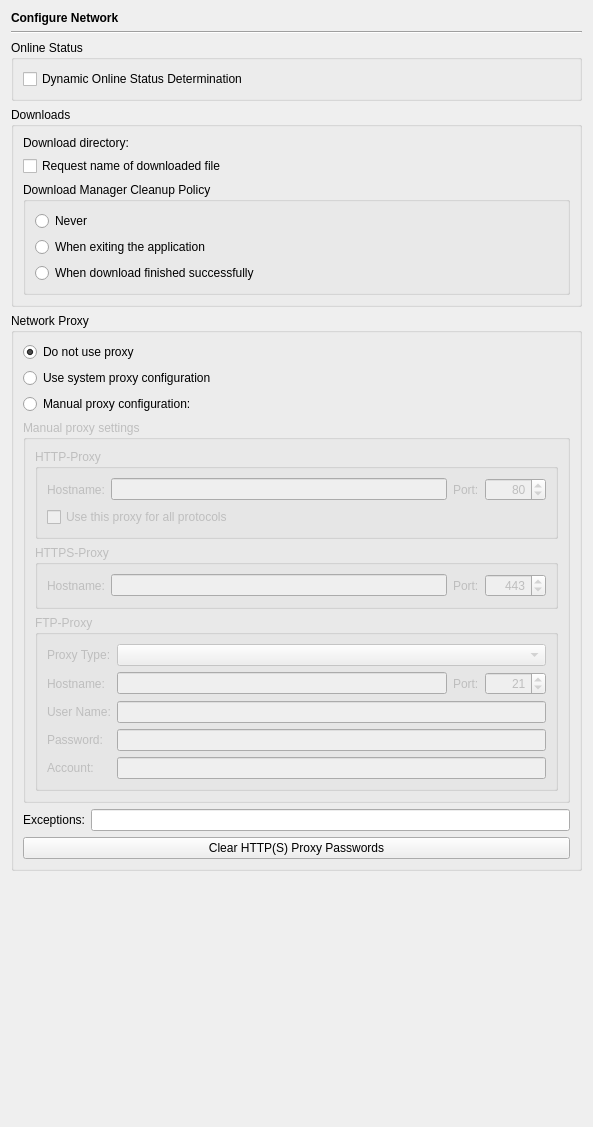
<?xml version="1.0" encoding="UTF-8"?>
<ui version="4.0">
 <class>NetworkPage</class>
 <widget class="QWidget" name="NetworkPage">
  <property name="geometry">
   <rect>
    <x>0</x>
    <y>0</y>
    <width>591</width>
    <height>1127</height>
   </rect>
  </property>
  <layout class="QVBoxLayout" name="verticalLayout_6">
   <item>
    <widget class="QLabel" name="headerLabel">
     <property name="text">
      <string>&lt;b&gt;Configure Network&lt;/b&gt;</string>
     </property>
    </widget>
   </item>
   <item>
    <widget class="Line" name="line9_3">
     <property name="frameShape">
      <enum>QFrame::HLine</enum>
     </property>
     <property name="frameShadow">
      <enum>QFrame::Sunken</enum>
     </property>
     <property name="orientation">
      <enum>Qt::Horizontal</enum>
     </property>
    </widget>
   </item>
   <item>
    <widget class="QGroupBox" name="groupBox_3">
     <property name="title">
      <string>Online Status</string>
     </property>
     <layout class="QVBoxLayout" name="verticalLayout_5">
      <item>
       <widget class="QCheckBox" name="dynamicOnlineCheckBox">
        <property name="toolTip">
         <string>Select to determine the online status dynamically (assume online if unchecked)</string>
        </property>
        <property name="text">
         <string>Dynamic Online Status Determination</string>
        </property>
       </widget>
      </item>
     </layout>
    </widget>
   </item>
   <item>
    <widget class="QGroupBox" name="groupBox_2">
     <property name="title">
      <string>Downloads</string>
     </property>
     <layout class="QVBoxLayout" name="verticalLayout_3">
      <item>
       <layout class="QHBoxLayout" name="horizontalLayout">
        <item>
         <widget class="QLabel" name="label_6">
          <property name="text">
           <string>Download directory:</string>
          </property>
         </widget>
        </item>
        <item>
         <widget class="E5PathPicker" name="downloadDirPicker" native="true">
          <property name="sizePolicy">
           <sizepolicy hsizetype="Expanding" vsizetype="Preferred">
            <horstretch>0</horstretch>
            <verstretch>0</verstretch>
           </sizepolicy>
          </property>
          <property name="focusPolicy">
           <enum>Qt::StrongFocus</enum>
          </property>
          <property name="toolTip">
           <string>Enter the download directory (leave empty to use the default location)</string>
          </property>
         </widget>
        </item>
       </layout>
      </item>
      <item>
       <widget class="QCheckBox" name="requestFilenameCheckBox">
        <property name="toolTip">
         <string>Select to ask the user for a download filename</string>
        </property>
        <property name="text">
         <string>Request name of downloaded file</string>
        </property>
       </widget>
      </item>
      <item>
       <widget class="QGroupBox" name="cleanupGroup">
        <property name="title">
         <string>Download Manager Cleanup Policy</string>
        </property>
        <layout class="QVBoxLayout" name="verticalLayout_2">
         <item>
          <widget class="QRadioButton" name="cleanupNeverButton">
           <property name="toolTip">
            <string>Select to never cleanup automatically</string>
           </property>
           <property name="text">
            <string>Never</string>
           </property>
          </widget>
         </item>
         <item>
          <widget class="QRadioButton" name="cleanupExitButton">
           <property name="toolTip">
            <string>Select to cleanup upon exiting</string>
           </property>
           <property name="text">
            <string>When exiting the application</string>
           </property>
          </widget>
         </item>
         <item>
          <widget class="QRadioButton" name="cleanupSuccessfulButton">
           <property name="toolTip">
            <string>Select to cleanup after a successful download</string>
           </property>
           <property name="text">
            <string>When download finished successfully</string>
           </property>
          </widget>
         </item>
        </layout>
       </widget>
      </item>
     </layout>
    </widget>
   </item>
   <item>
    <widget class="QGroupBox" name="proxyGroup">
     <property name="toolTip">
      <string>Select to use a web proxy</string>
     </property>
     <property name="title">
      <string>Network Proxy</string>
     </property>
     <property name="checkable">
      <bool>false</bool>
     </property>
     <property name="checked">
      <bool>false</bool>
     </property>
     <layout class="QVBoxLayout" name="verticalLayout_4">
      <item>
       <widget class="QRadioButton" name="noProxyButton">
        <property name="toolTip">
         <string>Select to not use a network proxy</string>
        </property>
        <property name="text">
         <string>Do not use proxy</string>
        </property>
        <property name="checked">
         <bool>true</bool>
        </property>
       </widget>
      </item>
      <item>
       <widget class="QRadioButton" name="systemProxyButton">
        <property name="toolTip">
         <string>Select to use the system proxy configuration</string>
        </property>
        <property name="text">
         <string>Use system proxy configuration</string>
        </property>
       </widget>
      </item>
      <item>
       <widget class="QRadioButton" name="manualProxyButton">
        <property name="toolTip">
         <string>Select to use an application specific proxy configuration</string>
        </property>
        <property name="text">
         <string>Manual proxy configuration:</string>
        </property>
        <property name="checked">
         <bool>false</bool>
        </property>
       </widget>
      </item>
      <item>
       <widget class="QGroupBox" name="groupBox">
        <property name="enabled">
         <bool>false</bool>
        </property>
        <property name="title">
         <string>Manual proxy settings</string>
        </property>
        <property name="flat">
         <bool>false</bool>
        </property>
        <layout class="QVBoxLayout" name="verticalLayout">
         <item>
          <widget class="QGroupBox" name="groupBox_6">
           <property name="title">
            <string>HTTP-Proxy</string>
           </property>
           <layout class="QGridLayout" name="gridLayout_2">
            <item row="0" column="0">
             <widget class="QLabel" name="label_13">
              <property name="text">
               <string>Hostname:</string>
              </property>
             </widget>
            </item>
            <item row="0" column="1">
             <widget class="QLineEdit" name="httpProxyHostEdit">
              <property name="toolTip">
               <string>Enter the name of the HTTP proxy host</string>
              </property>
             </widget>
            </item>
            <item row="0" column="2">
             <widget class="QLabel" name="label_2">
              <property name="text">
               <string>Port:</string>
              </property>
             </widget>
            </item>
            <item row="0" column="3">
             <widget class="QSpinBox" name="httpProxyPortSpin">
              <property name="toolTip">
               <string>Enter the HTTP proxy port</string>
              </property>
              <property name="alignment">
               <set>Qt::AlignRight</set>
              </property>
              <property name="minimum">
               <number>1</number>
              </property>
              <property name="maximum">
               <number>65535</number>
              </property>
              <property name="value">
               <number>80</number>
              </property>
             </widget>
            </item>
            <item row="1" column="0" colspan="4">
             <widget class="QCheckBox" name="httpProxyForAllCheckBox">
              <property name="toolTip">
               <string>Select to use the HTTP proxy for all</string>
              </property>
              <property name="text">
               <string>Use this proxy for all protocols</string>
              </property>
             </widget>
            </item>
           </layout>
          </widget>
         </item>
         <item>
          <widget class="QGroupBox" name="groupBox_5">
           <property name="title">
            <string>HTTPS-Proxy</string>
           </property>
           <layout class="QHBoxLayout" name="horizontalLayout_2">
            <item>
             <widget class="QLabel" name="label_12">
              <property name="text">
               <string>Hostname:</string>
              </property>
             </widget>
            </item>
            <item>
             <widget class="QLineEdit" name="httpsProxyHostEdit">
              <property name="toolTip">
               <string>Enter the name of the HTTPS proxy host</string>
              </property>
             </widget>
            </item>
            <item>
             <widget class="QLabel" name="label_5">
              <property name="text">
               <string>Port:</string>
              </property>
             </widget>
            </item>
            <item>
             <widget class="QSpinBox" name="httpsProxyPortSpin">
              <property name="toolTip">
               <string>Enter the HTTPS proxy port</string>
              </property>
              <property name="alignment">
               <set>Qt::AlignRight</set>
              </property>
              <property name="minimum">
               <number>1</number>
              </property>
              <property name="maximum">
               <number>65535</number>
              </property>
              <property name="value">
               <number>443</number>
              </property>
             </widget>
            </item>
           </layout>
          </widget>
         </item>
         <item>
          <widget class="QGroupBox" name="groupBox_4">
           <property name="title">
            <string>FTP-Proxy</string>
           </property>
           <layout class="QGridLayout" name="gridLayout">
            <item row="0" column="0">
             <widget class="QLabel" name="label_8">
              <property name="text">
               <string>Proxy Type:</string>
              </property>
             </widget>
            </item>
            <item row="0" column="1" colspan="3">
             <widget class="QComboBox" name="ftpProxyTypeCombo">
              <property name="toolTip">
               <string>Select the type of the FTP proxy</string>
              </property>
             </widget>
            </item>
            <item row="1" column="0">
             <widget class="QLabel" name="label_3">
              <property name="text">
               <string>Hostname:</string>
              </property>
             </widget>
            </item>
            <item row="1" column="1">
             <widget class="QLineEdit" name="ftpProxyHostEdit">
              <property name="toolTip">
               <string>Enter the name of the FTP proxy host</string>
              </property>
             </widget>
            </item>
            <item row="1" column="2">
             <widget class="QLabel" name="label_7">
              <property name="text">
               <string>Port:</string>
              </property>
             </widget>
            </item>
            <item row="1" column="3">
             <widget class="QSpinBox" name="ftpProxyPortSpin">
              <property name="toolTip">
               <string>Enter the FTP proxy port</string>
              </property>
              <property name="alignment">
               <set>Qt::AlignRight</set>
              </property>
              <property name="minimum">
               <number>1</number>
              </property>
              <property name="maximum">
               <number>65535</number>
              </property>
              <property name="value">
               <number>21</number>
              </property>
             </widget>
            </item>
            <item row="2" column="0">
             <widget class="QLabel" name="label_9">
              <property name="text">
               <string>User Name:</string>
              </property>
             </widget>
            </item>
            <item row="2" column="1" colspan="3">
             <widget class="QLineEdit" name="ftpProxyUserEdit">
              <property name="toolTip">
               <string>Enter the user name for the proxy authentication</string>
              </property>
             </widget>
            </item>
            <item row="3" column="0">
             <widget class="QLabel" name="label_10">
              <property name="text">
               <string>Password:</string>
              </property>
             </widget>
            </item>
            <item row="3" column="1" colspan="3">
             <widget class="QLineEdit" name="ftpProxyPasswordEdit">
              <property name="toolTip">
               <string>Enter the password for the proxy authentication</string>
              </property>
              <property name="echoMode">
               <enum>QLineEdit::Password</enum>
              </property>
             </widget>
            </item>
            <item row="4" column="0">
             <widget class="QLabel" name="label_11">
              <property name="text">
               <string>Account:</string>
              </property>
             </widget>
            </item>
            <item row="4" column="1" colspan="3">
             <widget class="QLineEdit" name="ftpProxyAccountEdit">
              <property name="toolTip">
               <string>Enter the account info for the proxy authentication</string>
              </property>
             </widget>
            </item>
           </layout>
          </widget>
         </item>
        </layout>
       </widget>
      </item>
      <item>
       <layout class="QHBoxLayout" name="horizontalLayout_3">
        <item>
         <widget class="QLabel" name="label">
          <property name="text">
           <string>Exceptions:</string>
          </property>
         </widget>
        </item>
        <item>
         <widget class="QLineEdit" name="exceptionsEdit">
          <property name="toolTip">
           <string>Enter host names or IP-addresses for which the proxy is to be circumvented separated by ',' (wildcards * or ? may be used)</string>
          </property>
         </widget>
        </item>
       </layout>
      </item>
      <item>
       <widget class="QPushButton" name="clearProxyPasswordsButton">
        <property name="toolTip">
         <string>Press to clear the saved passwords for the Http(s) proxy</string>
        </property>
        <property name="text">
         <string>Clear HTTP(S) Proxy Passwords</string>
        </property>
       </widget>
      </item>
     </layout>
    </widget>
   </item>
   <item>
    <spacer>
     <property name="orientation">
      <enum>Qt::Vertical</enum>
     </property>
     <property name="sizeHint" stdset="0">
      <size>
       <width>571</width>
       <height>21</height>
      </size>
     </property>
    </spacer>
   </item>
  </layout>
 </widget>
 <customwidgets>
  <customwidget>
   <class>E5PathPicker</class>
   <extends>QWidget</extends>
   <header>E5Gui/E5PathPicker.h</header>
   <container>1</container>
  </customwidget>
 </customwidgets>
 <tabstops>
  <tabstop>dynamicOnlineCheckBox</tabstop>
  <tabstop>downloadDirPicker</tabstop>
  <tabstop>requestFilenameCheckBox</tabstop>
  <tabstop>cleanupNeverButton</tabstop>
  <tabstop>cleanupExitButton</tabstop>
  <tabstop>cleanupSuccessfulButton</tabstop>
  <tabstop>noProxyButton</tabstop>
  <tabstop>systemProxyButton</tabstop>
  <tabstop>manualProxyButton</tabstop>
  <tabstop>httpProxyHostEdit</tabstop>
  <tabstop>httpProxyPortSpin</tabstop>
  <tabstop>httpProxyForAllCheckBox</tabstop>
  <tabstop>httpsProxyHostEdit</tabstop>
  <tabstop>httpsProxyPortSpin</tabstop>
  <tabstop>ftpProxyTypeCombo</tabstop>
  <tabstop>ftpProxyHostEdit</tabstop>
  <tabstop>ftpProxyPortSpin</tabstop>
  <tabstop>ftpProxyUserEdit</tabstop>
  <tabstop>ftpProxyPasswordEdit</tabstop>
  <tabstop>ftpProxyAccountEdit</tabstop>
  <tabstop>exceptionsEdit</tabstop>
  <tabstop>clearProxyPasswordsButton</tabstop>
 </tabstops>
 <resources/>
 <connections>
  <connection>
   <sender>manualProxyButton</sender>
   <signal>toggled(bool)</signal>
   <receiver>groupBox</receiver>
   <slot>setEnabled(bool)</slot>
   <hints>
    <hint type="sourcelabel">
     <x>100</x>
     <y>405</y>
    </hint>
    <hint type="destinationlabel">
     <x>83</x>
     <y>507</y>
    </hint>
   </hints>
  </connection>
  <connection>
   <sender>httpProxyForAllCheckBox</sender>
   <signal>toggled(bool)</signal>
   <receiver>groupBox_5</receiver>
   <slot>setDisabled(bool)</slot>
   <hints>
    <hint type="sourcelabel">
     <x>152</x>
     <y>515</y>
    </hint>
    <hint type="destinationlabel">
     <x>76</x>
     <y>561</y>
    </hint>
   </hints>
  </connection>
  <connection>
   <sender>httpProxyForAllCheckBox</sender>
   <signal>toggled(bool)</signal>
   <receiver>groupBox_4</receiver>
   <slot>setDisabled(bool)</slot>
   <hints>
    <hint type="sourcelabel">
     <x>170</x>
     <y>517</y>
    </hint>
    <hint type="destinationlabel">
     <x>116</x>
     <y>631</y>
    </hint>
   </hints>
  </connection>
 </connections>
</ui>
